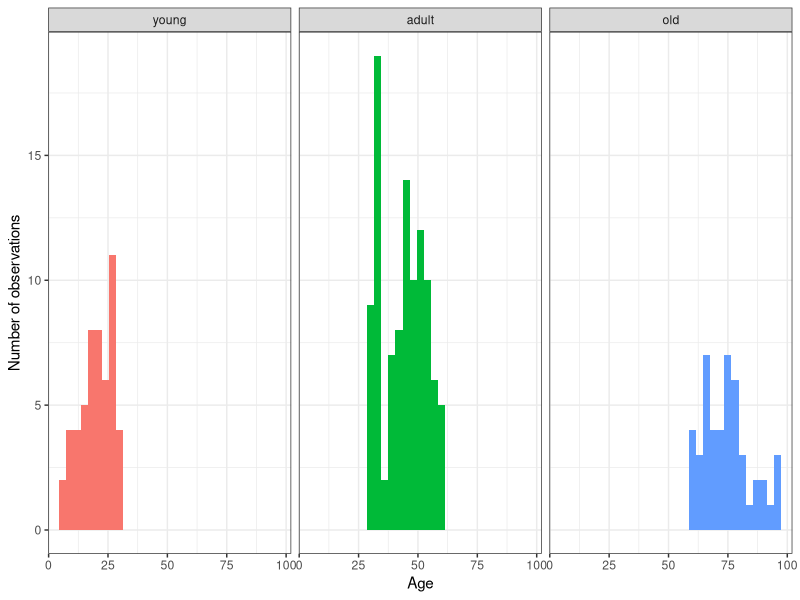

Source code (R):
## ---- chunk 1
## Set chunk settings
knitr::opts_chunk$set(echo = FALSE, 
                      message=FALSE, 
                      warning = FALSE)

library(tidyverse)
library(vroom)
library(knitr)
## ---- chunk 2
# Read data from individual folders
nov = vroom(file = "../data/gisaid_auspice_input_hcov-19_from_nov6_to_nov30/1624635717282.metadata.tsv",
            delim = "\t")
dic_1 = vroom(file = "../data/gisaid_auspice_input_hcov-19_from_dic1_to_dic21/1624636659036.metadata.tsv",
              delim = "\t")
dic_2 = vroom(file = "../data/gisaid_auspice_input_hcov-19_from_dic22_to_dic31/1624637018593.metadata.tsv",
              delim = "\t")
jan = vroom(file = "../data/gisaid_auspice_input_hcov-19_from_jan1_to_jan17/1624637297277.metadata.tsv",
            delim = "\t")

# Bind data and correct
data = bind_rows(nov,
                 dic_1,
                 dic_2,
                 jan) %>% 
  filter(date > as.Date("2020-11-14")) %>% 
  filter(age != "unknown",
         age != "unkown") %>% 
  mutate(age = as.integer(age),
         age_group = case_when(age < 30 ~ "young",
                              (age >= 30 & age < 60) ~ "adult",
                               age >= 60 ~ "old"))

# Set binwidth
bw = 3

# Summary table
data %>%
  group_by(age_group) %>% 
  summarise(count = n(),
            mean = mean(age),
            median = median(age),
            sd = sd(age),
            min = min(age),
            max = max(age)) %>% 
  arrange(min) %>% 
  kable(col.names = c("Country", 
                      "Number of observations",
                      "Mean",
                      "Median",
                      "Standard Deviation",
                      "Min",
                      "Max"),
        digits = 2,
        caption = "Summary statistics regarding the age of the individuals and age groups considered.")

# Filter out observations that are not age annotated and plot
data %>% 
  mutate(age_group = fct_relevel(age_group, "young", "adult", "old")) %>% 
  ggplot(aes(age, fill = age_group)) + 
  geom_histogram(binwidth = bw) +
  facet_wrap(~age_group, ncol = 3) +
  theme_bw() +
  theme(plot.title = element_text(hjust = 0.5),
        legend.position = "none") +
  labs(x = "Age", 
       y = "Number of observations")
